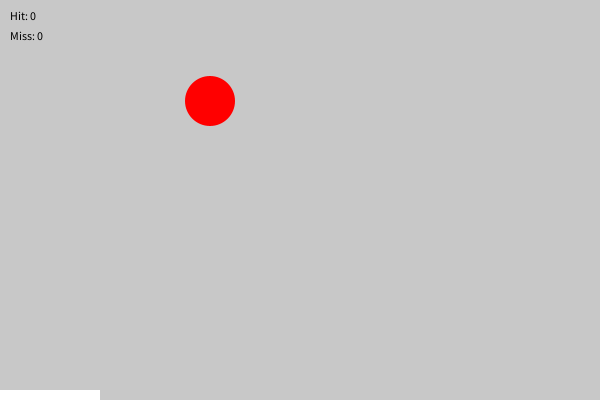
Frame 1 (no input)
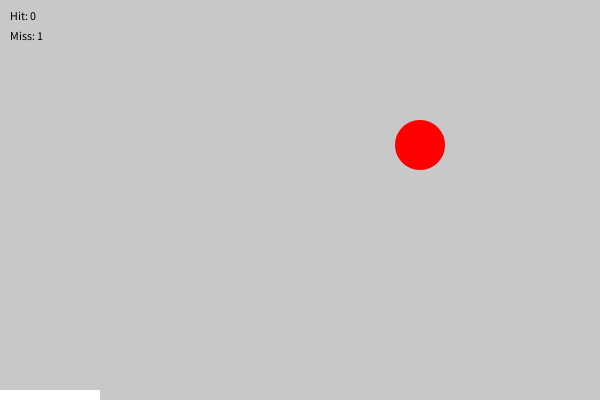
Frame 60 (the mouse pressed at the canvas centre just before this capture)
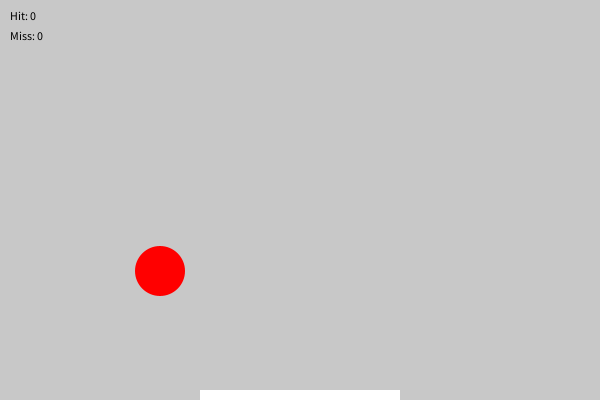
Frame 120 (the mouse held since frame 60 and released just before this capture)

The Processing sketch that drew these frames (run headless with seeded random() and noise(); from frame 60 on, the mouse is pressed at the canvas centre):

// Processing sketch: processing_182609
// ── processing_182609.pde

void setup() {
 size(600,400); 
}


float ballX = 200;
float ballY = 100;
float speedX = 10;
float speedY = 0;
int Hit = 0;
int Miss = 0;

void draw() {
  
  if (mousePressed) { Hit = 0; Miss = 0; }
  float paddle = 1000/ (Hit+10);
  if(ballX < 0 || ballX > width) speedX = -speedX;
  if(ballY > height) {
    speedY = -speedY;
    float distance = abs(mouseX - ballX);
    if(distance < paddle) Hit += 1;
    else Miss +=1;
  } else speedY +=1;
  
  ballX += speedX;
  ballY += speedY;
  
  background(200);
  fill(255, 0, 0);
  smooth();
  noStroke();
  ellipse (ballX, ballY, 50, 50);
  fill(255);
  rect(mouseX-paddle, height-10, 2*paddle, 10);
  
  
 fill(0);
  text ("Hit: " + Hit, 10, 20);
  text ("Miss: " + Miss, 10, 40);
}
